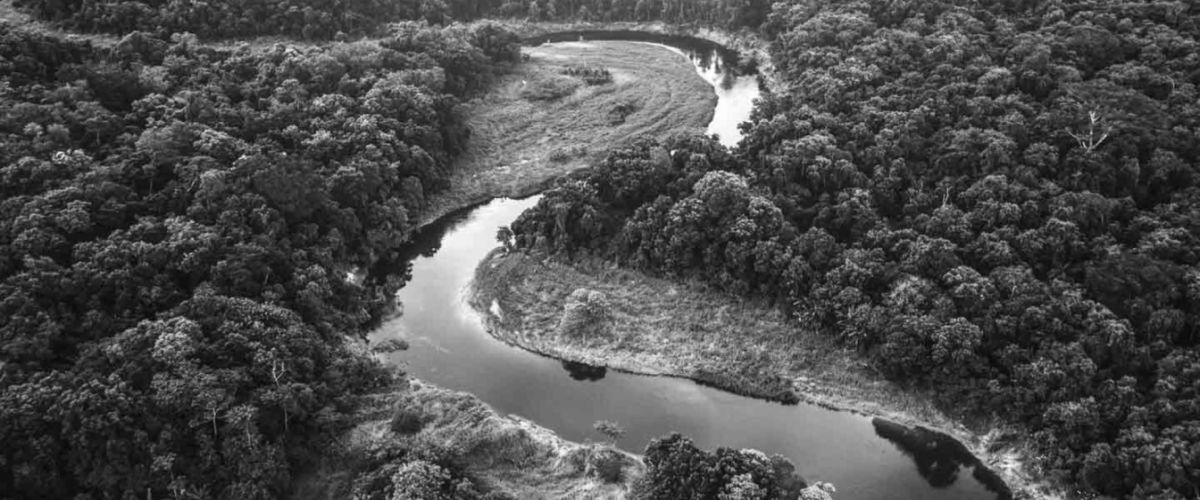
#> input picture week5/nature.jpg, 1200 x 500 px
$ jupyter execute friday.ipynb
#> lines starting #> are read from the running program, lines starting #| are printed output that depends on the picture
[cell 1]
import matplotlib.pyplot as plt
import matplotlib.image as mpimg

[cell 2]
#read a grayscale image and plot it
img = mpimg.imread('nature.jpg')
#> img is the input picture: shape (500, 1200); min 5, max 255, mean 77.2
imgplot = plt.imshow(img, cmap='gray')
plt.show()

[cell 3]
import cv2

#read a grayscale image and plot it
img = cv2.imread('nature.jpg', 0)
imgplot = plt.imshow(img, cmap='gray')
plt.show()

[cell 4]
#read a grayscale image
data = cv2.imread('nature.jpg', 0)

#save the image
cv2.imwrite('nature_1.jpg', data)
#> Out = True

[cell 5]
import numpy as np
#read a grayscale image (nd.array)
data = cv2.imread('nature.jpg', 0)

#convert from np.array to 2d list
data = data.tolist()
#> data = 500 items
height = len(data)
#> height = 500
width = len(data[0])
#> width = 1200

print(f'Height: {height} - Width: {width}')
#| Height: 500 - Width: 1200

#convert from 2d list to np.array
data = np.array(data)

#save the image
cv2.imwrite('nature_2.jpg', data)
#> Out = True

[cell 6]
import cv2
import numpy as np
height = 800
width = 500

image = [[0]*width for _ in range(height)]

cv2.imwrite('black_nature.jpg', np.array(image))

[cell 7]
import cv2
import numpy as np
import random

height = 800
width = 500

image = [[0]*width for _ in range(height)]

#set noise to each pixel; a random integer in [0, 255]

for i in range(height):
    for j in range(width):
        image[i][j] = random.randint(0, 255)

cv2.imwrite('noise_nature.jpg', np.array(image))
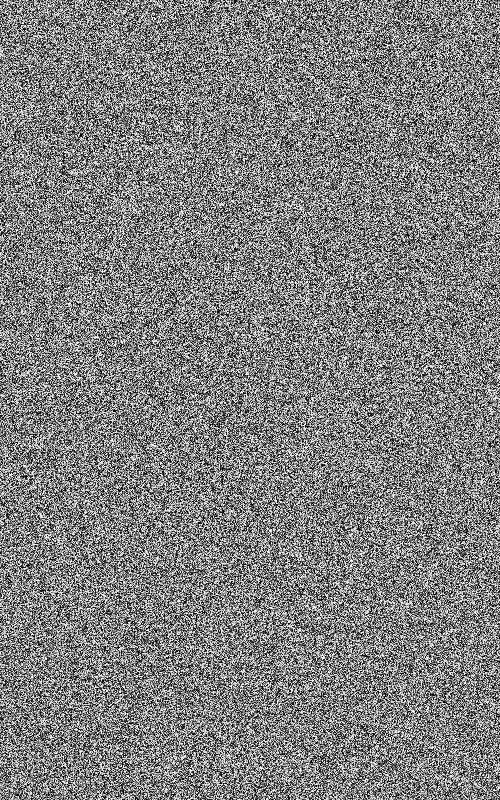
#> saved as noise_nature.jpg: shape (800, 500); min 0, max 255, mean 127.4
